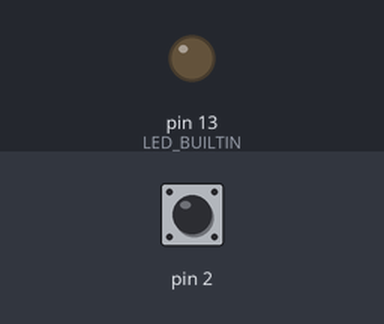
This sketch was run on a simulated Arduino Uno, built with avr-gcc and run on an emulated ATmega328P. On the bench: output pins drawn as LEDs (lit = HIGH). The inputs (shaded band) are chosen by the test bench; at power-on: pin 2 HIGH. What the sketch prints to the serial monitor is not drawn.

Above: at 1.2 s.
1.3 s: pin 2 pulled LOW for 0.15 s
At 1.38 s:
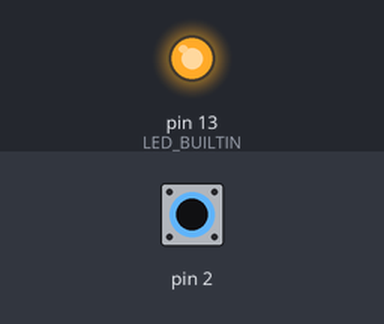
2.9 s: pin 2 pulled LOW for 3.2 s
At 7.1 s:
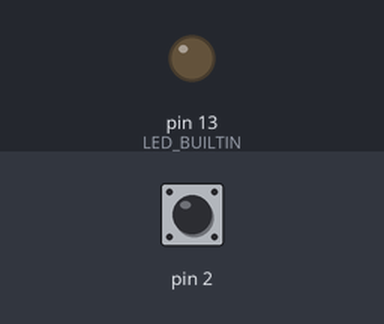
Timing chart, 0 to 8.6 s (numbered marks = the images above; inputs shaded):
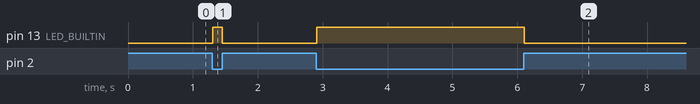

The sketch:

sketch.ino
```cpp
void setup() {
  // put your setup code here, to run once:
  Serial.begin(9600);
  pinMode(2, INPUT_PULLUP);
  pinMode(LED_BUILTIN, OUTPUT);

}

void loop() {
  // put your main code here, to run repeatedly:
int sensorValue = digitalRead(2);
Serial.println(sensorValue,DEC);
if (sensorValue == HIGH) {
    digitalWrite(LED_BUILTIN, LOW);
  } else {
    digitalWrite(LED_BUILTIN, HIGH);
  }
}
```

Measured:
- after the input at 1.3 s, pin 13 (LED_BUILTIN): LOW → HIGH at once, → LOW 0.15 s later
- after the input at 2.9 s, pin 13 (LED_BUILTIN): LOW → HIGH at once, → LOW 3.2 s later
